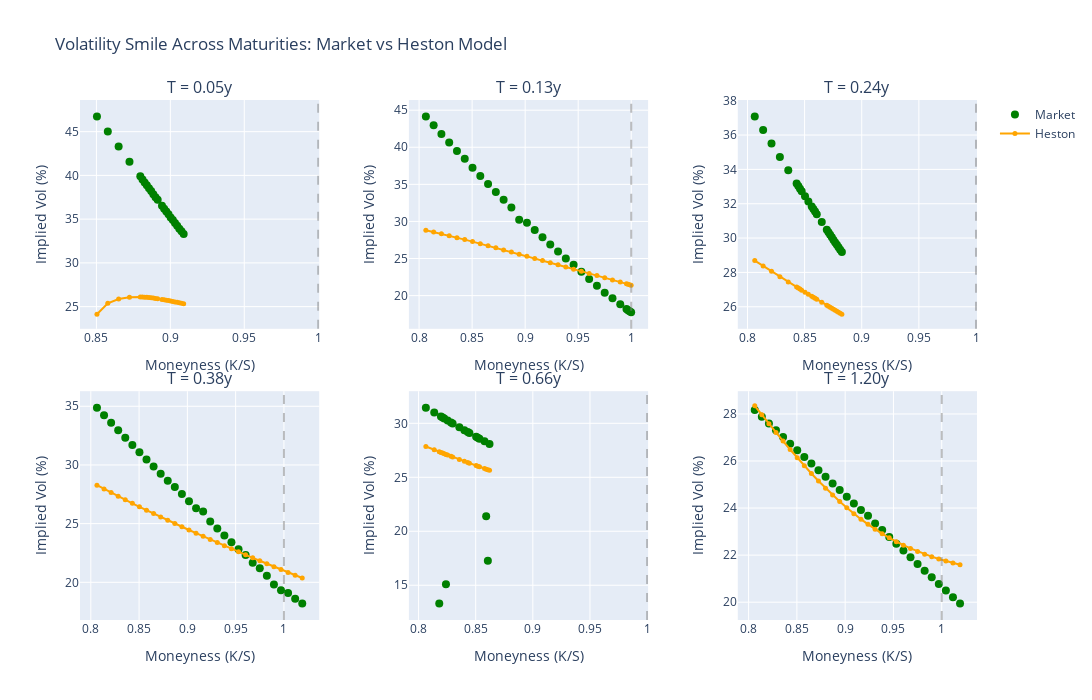

This figure's notebook cell:
### Markdown cell above
We display 6 plots showing the volatility smile for different maturities. Green points are market, orange lines are Heston model. The smile is more pronounced for short maturities and flattens for longer maturities.

### Code cell
# Select a few representative maturities
unique_maturities = sorted(vol_surface_valid.maturity.unique())
num_plots = min(6, len(unique_maturities))
maturity_indices = np.linspace(0, len(unique_maturities)-1, num_plots, dtype=int)
selected_maturities = [unique_maturities[i] for i in maturity_indices]

fig3 = make_subplots(
    rows=2, cols=3,
    subplot_titles=[f'T = {mat:.2f}y' for mat in selected_maturities],
    vertical_spacing=0.12,
    horizontal_spacing=0.1
)

for idx, maturity in enumerate(selected_maturities):
    row = idx // 3 + 1
    col = idx % 3 + 1
    
    # Filter data for this maturity (with some tolerance)
    mat_data = vol_surface_valid[np.abs(vol_surface_valid.maturity - maturity) < 0.01].copy()
    mat_data = mat_data.sort_values('moneyness')
    
    if len(mat_data) > 0:
        # Market IV
        fig3.add_trace(
            go.Scatter(
                x=mat_data.moneyness,
                y=mat_data.market_iv * 100,
                mode='markers',
                name='Market',
                marker=dict(color='green', size=8),
                showlegend=(idx == 0)
            ),
            row=row, col=col
        )
        
        # Heston IV
        fig3.add_trace(
            go.Scatter(
                x=mat_data.moneyness,
                y=mat_data.heston_iv * 100,
                mode='lines+markers',
                name='Heston',
                line=dict(color='orange', width=2),
                marker=dict(size=5),
                showlegend=(idx == 0)
            ),
            row=row, col=col
        )
        
        # Add ATM line
        fig3.add_vline(
            x=1.0, 
            line_dash="dash", 
            line_color="gray", 
            opacity=0.5,
            row=row, col=col
        )

# Update axes
for i in range(1, 7):
    row = (i-1) // 3 + 1
    col = (i-1) % 3 + 1
    fig3.update_xaxes(title_text="Moneyness (K/S)", row=row, col=col)
    fig3.update_yaxes(title_text="Implied Vol (%)", row=row, col=col)

fig3.update_layout(
    height=700,
    width=1400,
    title_text="Volatility Smile Across Maturities: Market vs Heston Model",
    showlegend=True
)

fig3.show()

### Figure 1 — Plotly figure (JSON) as saved in the notebook; plotly's stock layout.template omitted (floating-point values rounded to 4 significant figures)
{"data": [{"marker": {"color": "green", "size": 8}, "mode": "markers", "name": "Market", "showlegend": true, "type": "scatter", "x": [0.8504, 0.8577, 0.865, 0.8724, 0.8797, 0.8812, 0.8826, 0.8841, 0.8856, 0.887, 0.8885, 0.89, 0.8914, 0.8943, 0.8958, 0.8973, 0.8987, 0.9002, 0.9017, 0.9031, 0.9046, 0.9061, 0.9075, 0.909], "xaxis": "x", "y": [46.74, 45.03, 43.31, 41.56, 39.9, 39.52, 39.19, 38.88, 38.52, 38.21, 37.85, 37.51, 37.21, 36.53, 36.18, 35.88, 35.55, 35.2, 34.89, 34.56, 34.24, 33.91, 33.61, 33.29], "yaxis": "y"}, {"line": {"color": "orange", "width": 2}, "marker": {"size": 5}, "mode": "lines+markers", "name": "Heston", "showlegend": true, "type": "scatter", "x": [0.8504, 0.8577, 0.865, 0.8724, 0.8797, 0.8812, 0.8826, 0.8841, 0.8856, 0.887, 0.8885, 0.89, 0.8914, 0.8943, 0.8958, 0.8973, 0.8987, 0.9002, 0.9017, 0.9031, 0.9046, 0.9061, 0.9075, 0.909], "xaxis": "x", "y": [24.13, 25.38, 25.87, 26.08, 26.1, 26.09, 26.08, 26.06, 26.04, 26.01, 25.98, 25.94, 25.91, 25.82, 25.78, 25.74, 25.69, 25.64, 25.59, 25.54, 25.49, 25.44, 25.39, 25.33], "yaxis": "y"}, {"marker": {"color": "green", "size": 8}, "mode": "markers", "name": "Market", "showlegend": false, "type": "scatter", "x": [0.8064, 0.8137, 0.821, 0.8284, 0.8357, 0.843, 0.8504, 0.8577, 0.865, 0.8724, 0.8797, 0.887, 0.8943, 0.9017, 0.909, 0.9163, 0.9237, 0.931, 0.9383, 0.9457, 0.953, 0.9603, 0.9677, 0.975, 0.9823, 0.9896, 0.9955, 0.997, 0.9984, 0.9999], "xaxis": "x2", "y": [44.16, 42.97, 41.79, 40.63, 39.49, 38.45, 37.25, 36.12, 35.04, 33.97, 32.91, 31.87, 30.22, 29.84, 28.84, 27.86, 26.89, 25.94, 25.0, 24.16, 23.2, 22.23, 21.33, 20.39, 19.63, 18.82, 18.19, 18.04, 17.89, 17.74], "yaxis": "y2"}, {"line": {"color": "orange", "width": 2}, "marker": {"size": 5}, "mode": "lines+markers", "name": "Heston", "showlegend": false, "type": "scatter", "x": [0.8064, 0.8137, 0.821, 0.8284, 0.8357, 0.843, 0.8504, 0.8577, 0.865, 0.8724, 0.8797, 0.887, 0.8943, 0.9017, 0.909, 0.9163, 0.9237, 0.931, 0.9383, 0.9457, 0.953, 0.9603, 0.9677, 0.975, 0.9823, 0.9896, 0.9955, 0.997, 0.9984, 0.9999], "xaxis": "x2", "y": [28.82, 28.58, 28.34, 28.08, 27.82, 27.55, 27.28, 27.0, 26.72, 26.44, 26.16, 25.87, 25.59, 25.3, 25.02, 24.73, 24.44, 24.15, 23.86, 23.57, 23.28, 22.99, 22.7, 22.4, 22.11, 21.82, 21.59, 21.53, 21.47, 21.41], "yaxis": "y2"}, {"marker": {"color": "green", "size": 8}, "mode": "markers", "name": "Market", "showlegend": false, "type": "scatter", "x": [0.8064, 0.8137, 0.821, 0.8284, 0.8357, 0.843, 0.8445, 0.846, 0.8474, 0.8504, 0.8533, 0.8562, 0.8577, 0.8592, 0.8606, 0.865, 0.8694, 0.8709, 0.8724, 0.8738, 0.8753, 0.8768, 0.8782, 0.8797, 0.8812, 0.8826], "xaxis": "x3", "y": [37.08, 36.29, 35.51, 34.72, 33.95, 33.19, 33.03, 32.88, 32.73, 32.43, 32.13, 31.84, 31.69, 31.54, 31.39, 30.94, 30.48, 30.33, 30.19, 30.04, 29.89, 29.75, 29.61, 29.46, 29.32, 29.18], "yaxis": "y3"}, {"line": {"color": "orange", "width": 2}, "marker": {"size": 5}, "mode": "lines+markers", "name": "Heston", "showlegend": false, "type": "scatter", "x": [0.8064, 0.8137, 0.821, 0.8284, 0.8357, 0.843, 0.8445, 0.846, 0.8474, 0.8504, 0.8533, 0.8562, 0.8577, 0.8592, 0.8606, 0.865, 0.8694, 0.8709, 0.8724, 0.8738, 0.8753, 0.8768, 0.8782, 0.8797, 0.8812, 0.8826], "xaxis": "x3", "y": [28.69, 28.37, 28.06, 27.75, 27.45, 27.15, 27.09, 27.03, 26.97, 26.85, 26.73, 26.61, 26.55, 26.49, 26.44, 26.26, 26.08, 26.03, 25.97, 25.91, 25.85, 25.79, 25.74, 25.68, 25.62, 25.56], "yaxis": "y3"}, {"marker": {"color": "green", "size": 8}, "mode": "markers", "name": "Market", "showlegend": false, "type": "scatter", "x": [0.8064, 0.8137, 0.821, 0.8284, 0.8357, 0.843, 0.8504, 0.8577, 0.865, 0.8724, 0.8797, 0.887, 0.8943, 0.9017, 0.909, 0.9163, 0.9237, 0.931, 0.9383, 0.9457, 0.953, 0.9603, 0.9677, 0.975, 0.9823, 0.9896, 0.997, 1.004, 1.012, 1.019], "xaxis": "x4", "y": [34.88, 34.24, 33.59, 32.96, 32.32, 31.7, 31.08, 30.47, 29.86, 29.26, 28.66, 28.12, 27.52, 26.91, 26.3, 26.02, 25.17, 24.59, 23.99, 23.42, 22.82, 22.32, 21.67, 21.2, 20.55, 19.82, 19.33, 19.08, 18.6, 18.19], "yaxis": "y4"}, {"line": {"color": "orange", "width": 2}, "marker": {"size": 5}, "mode": "lines+markers", "name": "Heston", "showlegend": false, "type": "scatter", "x": [0.8064, 0.8137, 0.821, 0.8284, 0.8357, 0.843, 0.8504, 0.8577, 0.865, 0.8724, 0.8797, 0.887, 0.8943, 0.9017, 0.909, 0.9163, 0.9237, 0.931, 0.9383, 0.9457, 0.953, 0.9603, 0.9677, 0.975, 0.9823, 0.9896, 0.997, 1.004, 1.012, 1.019], "xaxis": "x4", "y": [28.28, 27.96, 27.64, 27.33, 27.03, 26.73, 26.43, 26.14, 25.85, 25.57, 25.29, 25.01, 24.73, 24.46, 24.19, 23.92, 23.65, 23.38, 23.12, 22.86, 22.6, 22.34, 22.09, 21.83, 21.58, 21.33, 21.09, 20.84, 20.6, 20.36], "yaxis": "y4"}, {"marker": {"color": "green", "size": 8}, "mode": "markers", "name": "Market", "showlegend": false, "type": "scatter", "x": [0.8064, 0.8137, 0.8181, 0.8196, 0.821, 0.8225, 0.824, 0.8254, 0.8284, 0.8298, 0.8357, 0.8401, 0.843, 0.8445, 0.8504, 0.8518, 0.8533, 0.8577, 0.8592, 0.8606, 0.8621], "xaxis": "x5", "y": [31.45, 30.99, 13.3, 30.63, 30.54, 30.44, 15.09, 30.26, 30.08, 29.99, 29.63, 29.37, 29.19, 29.1, 28.76, 28.67, 28.58, 28.33, 21.38, 17.26, 28.07], "yaxis": "y5"}, {"line": {"color": "orange", "width": 2}, "marker": {"size": 5}, "mode": "lines+markers", "name": "Heston", "showlegend": false, "type": "scatter", "x": [0.8064, 0.8137, 0.8181, 0.8196, 0.821, 0.8225, 0.824, 0.8254, 0.8284, 0.8298, 0.8357, 0.8401, 0.843, 0.8445, 0.8504, 0.8518, 0.8533, 0.8577, 0.8592, 0.8606, 0.8621], "xaxis": "x5", "y": [27.85, 27.54, 27.36, 27.3, 27.24, 27.18, 27.12, 27.06, 26.95, 26.89, 26.65, 26.48, 26.37, 26.31, 26.09, 26.03, 25.98, 25.81, 25.76, 25.7, 25.65], "yaxis": "y5"}, {"marker": {"color": "green", "size": 8}, "mode": "markers", "name": "Market", "showlegend": false, "type": "scatter", "x": [0.8064, 0.8137, 0.821, 0.8284, 0.8357, 0.843, 0.8504, 0.8577, 0.865, 0.8724, 0.8797, 0.887, 0.8943, 0.9017, 0.909, 0.9163, 0.9237, 0.931, 0.9383, 0.9457, 0.953, 0.9603, 0.9677, 0.975, 0.9823, 0.9896, 0.997, 1.004, 1.012, 1.019], "xaxis": "x6", "y": [28.17, 27.88, 27.59, 27.31, 27.02, 26.74, 26.45, 26.17, 25.89, 25.61, 25.33, 25.05, 24.77, 24.48, 24.2, 23.92, 23.68, 23.35, 23.06, 22.78, 22.49, 22.2, 21.91, 21.63, 21.34, 21.06, 20.77, 20.49, 20.22, 19.94], "yaxis": "y6"}, {"line": {"color": "orange", "width": 2}, "marker": {"size": 5}, "mode": "lines+markers", "name": "Heston", "showlegend": false, "type": "scatter", "x": [0.8064, 0.8137, 0.821, 0.8284, 0.8357, 0.843, 0.8504, 0.8577, 0.865, 0.8724, 0.8797, 0.887, 0.8943, 0.9017, 0.909, 0.9163, 0.9237, 0.931, 0.9383, 0.9457, 0.953, 0.9603, 0.9677, 0.975, 0.9823, 0.9896, 0.997, 1.004, 1.012, 1.019], "xaxis": "x6", "y": [28.35, 27.97, 27.59, 27.21, 26.85, 26.49, 26.14, 25.8, 25.47, 25.15, 24.85, 24.56, 24.28, 24.01, 23.76, 23.53, 23.31, 23.1, 22.91, 22.74, 22.57, 22.42, 22.28, 22.16, 22.04, 21.94, 21.84, 21.75, 21.67, 21.59], "yaxis": "y6"}], "layout": {"annotations": [{"font": {"size": 16}, "showarrow": false, "text": "T = 0.05y", "x": 0.1333, "xanchor": "center", "xref": "paper", "y": 1, "yanchor": "bottom", "yref": "paper"}, {"font": {"size": 16}, "showarrow": false, "text": "T = 0.13y", "x": 0.5, "xanchor": "center", "xref": "paper", "y": 1, "yanchor": "bottom", "yref": "paper"}, {"font": {"size": 16}, "showarrow": false, "text": "T = 0.24y", "x": 0.8667, "xanchor": "center", "xref": "paper", "y": 1, "yanchor": "bottom", "yref": "paper"}, {"font": {"size": 16}, "showarrow": false, "text": "T = 0.38y", "x": 0.1333, "xanchor": "center", "xref": "paper", "y": 0.44, "yanchor": "bottom", "yref": "paper"}, {"font": {"size": 16}, "showarrow": false, "text": "T = 0.66y", "x": 0.5, "xanchor": "center", "xref": "paper", "y": 0.44, "yanchor": "bottom", "yref": "paper"}, {"font": {"size": 16}, "showarrow": false, "text": "T = 1.20y", "x": 0.8667, "xanchor": "center", "xref": "paper", "y": 0.44, "yanchor": "bottom", "yref": "paper"}], "height": 700, "shapes": [{"line": {"color": "gray", "dash": "dash"}, "opacity": 0.5, "type": "line", "x0": 1, "x1": 1, "xref": "x", "y0": 0, "y1": 1, "yref": "y domain"}, {"line": {"color": "gray", "dash": "dash"}, "opacity": 0.5, "type": "line", "x0": 1, "x1": 1, "xref": "x2", "y0": 0, "y1": 1, "yref": "y2 domain"}, {"line": {"color": "gray", "dash": "dash"}, "opacity": 0.5, "type": "line", "x0": 1, "x1": 1, "xref": "x3", "y0": 0, "y1": 1, "yref": "y3 domain"}, {"line": {"color": "gray", "dash": "dash"}, "opacity": 0.5, "type": "line", "x0": 1, "x1": 1, "xref": "x4", "y0": 0, "y1": 1, "yref": "y4 domain"}, {"line": {"color": "gray", "dash": "dash"}, "opacity": 0.5, "type": "line", "x0": 1, "x1": 1, "xref": "x5", "y0": 0, "y1": 1, "yref": "y5 domain"}, {"line": {"color": "gray", "dash": "dash"}, "opacity": 0.5, "type": "line", "x0": 1, "x1": 1, "xref": "x6", "y0": 0, "y1": 1, "yref": "y6 domain"}], "showlegend": true, "title": {"text": "Volatility Smile Across Maturities: Market vs Heston Model"}, "width": 1400, "xaxis": {"anchor": "y", "domain": [0, 0.2667], "title": {"text": "Moneyness (K/S)"}}, "xaxis2": {"anchor": "y2", "domain": [0.3667, 0.6333], "title": {"text": "Moneyness (K/S)"}}, "xaxis3": {"anchor": "y3", "domain": [0.7333, 1], "title": {"text": "Moneyness (K/S)"}}, "xaxis4": {"anchor": "y4", "domain": [0, 0.2667], "title": {"text": "Moneyness (K/S)"}}, "xaxis5": {"anchor": "y5", "domain": [0.3667, 0.6333], "title": {"text": "Moneyness (K/S)"}}, "xaxis6": {"anchor": "y6", "domain": [0.7333, 1], "title": {"text": "Moneyness (K/S)"}}, "yaxis": {"anchor": "x", "domain": [0.56, 1], "title": {"text": "Implied Vol (%)"}}, "yaxis2": {"anchor": "x2", "domain": [0.56, 1], "title": {"text": "Implied Vol (%)"}}, "yaxis3": {"anchor": "x3", "domain": [0.56, 1], "title": {"text": "Implied Vol (%)"}}, "yaxis4": {"anchor": "x4", "domain": [0, 0.44], "title": {"text": "Implied Vol (%)"}}, "yaxis5": {"anchor": "x5", "domain": [0, 0.44], "title": {"text": "Implied Vol (%)"}}, "yaxis6": {"anchor": "x6", "domain": [0, 0.44], "title": {"text": "Implied Vol (%)"}}}}
